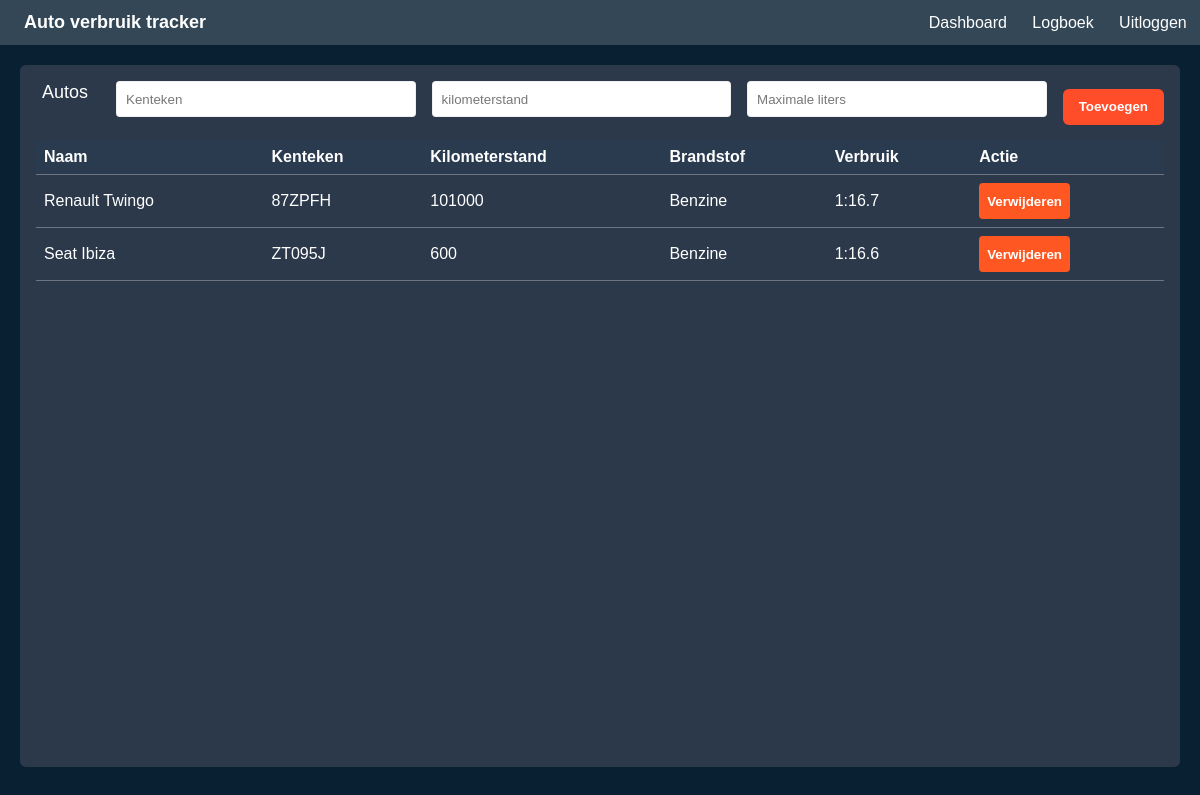
Before: /cars (signed in) with the older database file.
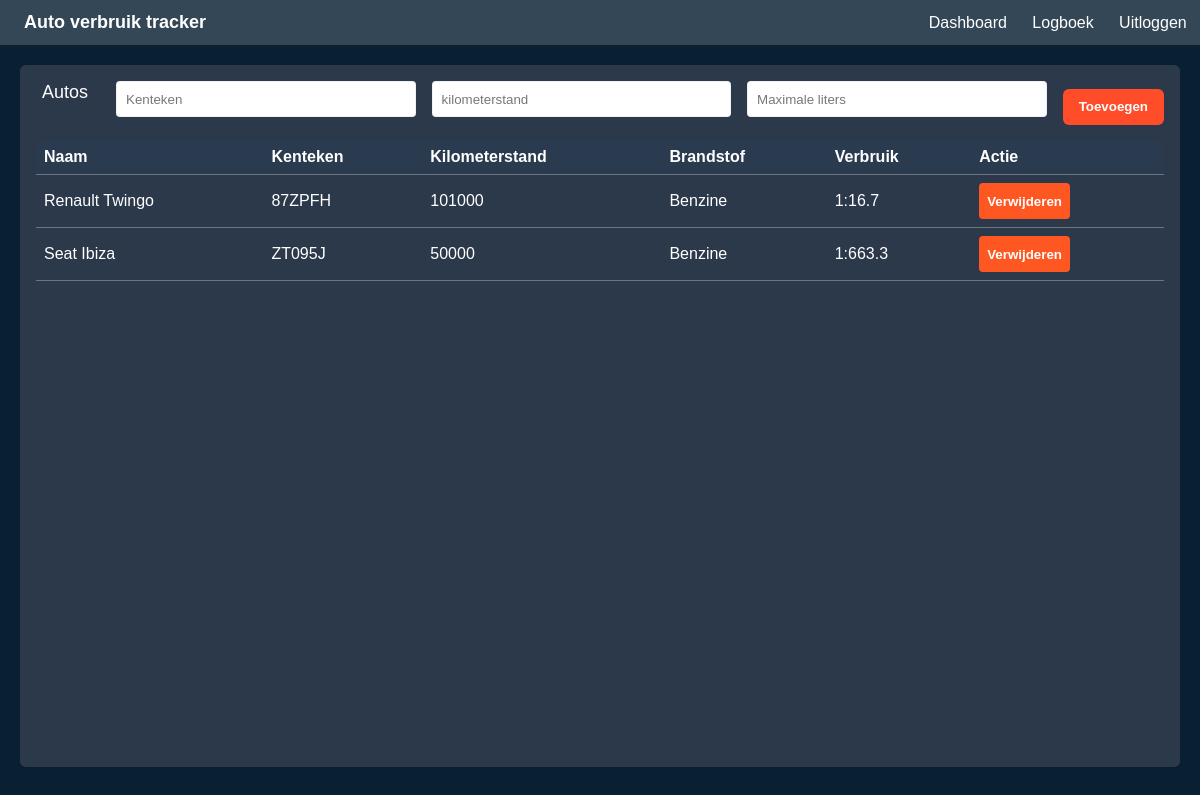
After: the same page with the newer database file.
### tables this page shows
CREATE TABLE cars (car_id INTEGER PRIMARY KEY AUTOINCREMENT, user_id int, car_name varchar (255), car_licenseplate varchar (10), car_kilometers int, car_fueltype char (32), car_maxliter int, car_avrfuelusage varchar (64));

### app.py (the view)
@app.route("/cars", methods=['GET'])
def cars():
    if authicated():
        return cars_get(request)
    else:
        return redirect(url_for("login"))

### src/auth.py (called while the page is built)
def authicated():
    if 'user' in session:
        return True
    else:
        return False

### src/car_management.py (called while the page is built)
def cars_get(request=None):
    cars = db.execute("SELECT * FROM cars WHERE user_id = ?", (session['user'],)).fetchall()
    try:
        message = error
    except:
        message = ""
    html = ""
    for car in cars:
        html += f"""
        <tr>
        <td>{car[2]}</td>
        <td>{car[3]}</td>
        <td>{car[4]}</td>
        <td>{car[5]}</td>
        <td>{car[7]}</td>
        <td>
            <form method='post' action='{ url_for("deletecar") }'>
                <input type='hidden' name='car_id' value='{car[0]}'><button class='btn' type='submit'>Verwijderen</button>
            </form>
        </td>
        </tr>
        """
    return render_template("cars.html", table=html, message=message)

### templates/cars.html (shortened to what this page needs)
<!DOCTYPE html>
<html lang="nl">
<head>
  <link rel="stylesheet" href="static\style.css" />
</head>
<body>
  <header class="navbar">
    <div class="navbar__left">
      <a class="logo">Auto verbruik tracker</a>
    </div>
    <nav class="navbar__right">
      <a class="nav-link" href={{url_for("dashboard")}}>Dashboard</a>
      <a class="nav-link" href={{url_for("log")}}>Logboek</a>
      <a href={{url_for("logout")}} class="nav-link">Uitloggen</a>
    </nav>
  </header>
  <main class="shell">
    <section class="board">
      <div class="board__side-title">Autos</div>
       <form method="post">
          <div class="board__controls">
            <input type="text" class="field" placeholder="Kenteken" name="license_plate" required/>
            <input type="number" class="field" placeholder="kilometerstand" name="kilometers" required/>
            <input type="number" class="field" placeholder="Maximale liters" name="max_liters" required/>
            <button class="btn" name="btn" value="Toevoegen" type="submit" formaction="{{ url_for('addcar') }}">Toevoegen</button>
          </div>
      </form>
      <div class="board__list">
        <table>
                <thead>
                    <tr>
                        <th>Naam</th>
                        <th>Kenteken</th>
                        <th>Kilometerstand</th>
                        <th>Brandstof</th>
                        <th>Verbruik</th>
                        <th>Actie</th>
                    </tr>
                </thead>
                <tbody>
                    {{ table | safe }}
                </tbody>
            </table>
      </div>
    </section>
  </main>
</body>
</html>

### static/style.css (style rules this page uses)
:root { --bg: #082032; --panel: #2C394B; --label: white; --text: #222; --nav: #334756; --button_color: #FF4C29; --button_text: white; --logo_color: white; --radius: 8px; --gap: 20px; }
body { margin: 0; font-family: Arial, sans-serif; background: var(--bg); }
.navbar { background: var(--label); padding: 12px 25px; display: flex; justify-content: space-between; align-items: center; border-bottom: 2px solid #ddd; }
.navbar .logo { margin: 0; font-size: 18px; }
.navbar a { margin-left: 20px; color: var(--logo_color); text-decoration: none; }
.btn { background: var(--button_color); border: none; padding: 12px; color: var(--button_text); border-radius: 4px; cursor: pointer; }
* { box-sizing: border-box; }
html, body { height: 100%; }
body { margin: 0; font-family: Arial, Helvetica, sans-serif; background: var(--bg); color: var(--text); }
.navbar__right { display: flex; gap: 2%; }
.nav-link { color: var(--text); text-decoration: none; }
.shell { padding: 16px; min-height: calc(100vh - 58px); display: grid; }
.board { background: var(--panel); border-radius: 6px; padding: 18px 22px 22px; height: 100%; display: grid; grid-template-rows: auto 1fr; position: relative; }
.board__side-title { position: absolute; top: 18px; left: 22px; color: var(--label); font-size: 18px; line-height: 1; }
.board__controls { display: flex; justify-content: center; align-items: center; gap: 16px; padding-left: 80px; margin-top: 2px; margin-bottom: 8px; }
.field { height: 36px; min-width: 160px; padding: 0 12px; border: none; border-radius: 4px; background: var(--label); color: #333; box-shadow: 0 0 0 1px rgba(0,0,0,.06) inset; }
.field::placeholder { color: #777; }
.btn { height: 36px; padding: 0 16px; border: none; border-radius: 6px; background: var(--button_color); color: #fff; font-weight: 600; cursor: pointer; }
.board__list { display: grid; place-items: center; }
.navbar { background: var(--nav); border-bottom: 2px solid var(--border); padding: 12px 24px; display: flex; align-items: center; justify-content: space-between; }
.logo { color: var(--text); text-decoration: none; font-weight: 600; }
.nav-link { color: #444; text-decoration: none; }
.shell { padding: 20px; }
.board { background: var(--panel); border-radius: 6px; min-height: 60vh; padding: 14px 16px 16px; display: grid; grid-template-rows: auto 1fr; }
.board__list { background: transparent; border-radius: 4px; min-height: 45vh; display: grid; place-items: start; font-family: Arial, sans-serif; color: var(--button_text); }
.board__list table { width: 100%; border-collapse: collapse; }
.board__list th, .board__list td { padding: 8px; border-bottom: 1px solid rgba(255, 255, 255, 0.3); text-align: left; color: white; }
.board__list th { background-color: #2b3b4f; position: sticky; top: 0; z-index: 1; }
.board__list button { padding: 4px 8px; cursor: pointer; color: white; background-color: #ff5722; border: none; border-radius: 4px; }
.field { display: block; width: 100%; margin-bottom: 15px; padding: 10px; }

Changed rows visible on the page:
changed cars: car_licenseplate "Renault Twingo 87ZPFH 101000 Benzine 1:16.7 Verwijderen Seat Ibiza ZT095J 600 Benzine 1:16.6 Verwijderen" → "Renault Twingo 87ZPFH 101000 Benzine 1:16.7 Verwijderen Seat Ibiza ZT095J 50000 Benzine 1:663.3 Verwijderen"
